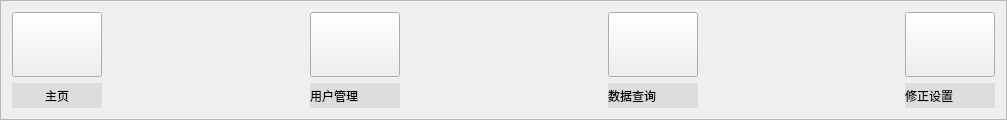
    <widget class="QFrame" name="frame_4">
     <property name="minimumSize">
      <size>
       <width>0</width>
       <height>120</height>
      </size>
     </property>
     <property name="maximumSize">
      <size>
       <width>16777215</width>
       <height>115</height>
      </size>
     </property>
     <property name="frameShape">
      <enum>QFrame::StyledPanel</enum>
     </property>
     <property name="frameShadow">
      <enum>QFrame::Raised</enum>
     </property>
     <layout class="QHBoxLayout" name="horizontalLayout_18">
      <item>
       <layout class="QVBoxLayout" name="verticalLayout_26">
        <item>
         <widget class="QPushButton" name="Btn_mainPage">
          <property name="minimumSize">
           <size>
            <width>90</width>
            <height>65</height>
           </size>
          </property>
          <property name="maximumSize">
           <size>
            <width>70</width>
            <height>70</height>
           </size>
          </property>
          <property name="text">
           <string/>
          </property>
          <property name="icon">
           <iconset resource="images.qrc">
            <normaloff>:/img/images/mainPage.png</normaloff>:/img/images/mainPage.png</iconset>
          </property>
          <property name="iconSize">
           <size>
            <width>50</width>
            <height>50</height>
           </size>
          </property>
         </widget>
        </item>
        <item>
         <widget class="QLabel" name="label_59">
          <property name="maximumSize">
           <size>
            <width>16777215</width>
            <height>16777215</height>
           </size>
          </property>
          <property name="styleSheet">
           <string notr="true">QLabel{
 background-color: rgb(222, 221, 220)
}</string>
          </property>
          <property name="text">
           <string>主页</string>
          </property>
          <property name="alignment">
           <set>Qt::AlignCenter</set>
          </property>
         </widget>
        </item>
       </layout>
      </item>
      <item>
       <spacer name="horizontalSpacer_4">
        <property name="orientation">
         <enum>Qt::Horizontal</enum>
        </property>
        <property name="sizeHint" stdset="0">
         <size>
          <width>202</width>
          <height>20</height>
         </size>
        </property>
       </spacer>
      </item>
      <item>
       <layout class="QVBoxLayout" name="verticalLayout_29">
        <item>
         <widget class="QPushButton" name="Btn_userManage">
          <property name="minimumSize">
           <size>
            <width>90</width>
            <height>65</height>
           </size>
          </property>
          <property name="maximumSize">
           <size>
            <width>70</width>
            <height>70</height>
           </size>
          </property>
          <property name="text">
           <string/>
          </property>
          <property name="icon">
           <iconset resource="images.qrc">
            <normaloff>:/img/images/userManage.png</normaloff>:/img/images/userManage.png</iconset>
          </property>
          <property name="iconSize">
           <size>
            <width>50</width>
            <height>50</height>
           </size>
          </property>
         </widget>
        </item>
        <item>
         <widget class="QLabel" name="label_107">
          <property name="styleSheet">
           <string notr="true">QLabel{
 background-color: rgb(222, 221, 220)
}</string>
          </property>
          <property name="text">
           <string>用户管理</string>
          </property>
         </widget>
        </item>
       </layout>
      </item>
      <item>
       <spacer name="horizontalSpacer_6">
        <property name="orientation">
         <enum>Qt::Horizontal</enum>
        </property>
        <property name="sizeHint" stdset="0">
         <size>
          <width>202</width>
          <height>20</height>
         </size>
        </property>
       </spacer>
      </item>
      <item>
       <layout class="QVBoxLayout" name="verticalLayout_25">
        <item>
         <widget class="QPushButton" name="Btn_dataQuery">
          <property name="minimumSize">
           <size>
            <width>90</width>
            <height>65</height>
           </size>
          </property>
          <property name="maximumSize">
           <size>
            <width>70</width>
            <height>70</height>
           </size>
          </property>
          <property name="toolTip">
           <string extracomment="数据查询"/>
          </property>
          <property name="toolTipDuration">
           <number>-1</number>
          </property>
          <property name="text">
           <string/>
          </property>
          <property name="icon">
           <iconset resource="images.qrc">
            <normaloff>:/img/images/dataQuery.png</normaloff>:/img/images/dataQuery.png</iconset>
          </property>
          <property name="iconSize">
           <size>
            <width>50</width>
            <height>50</height>
           </size>
          </property>
         </widget>
        </item>
        <item>
         <widget class="QLabel" name="label_48">
          <property name="styleSheet">
           <string notr="true">QLabel{
 background-color: rgb(222, 221, 220)
}</string>
          </property>
          <property name="text">
           <string>数据查询</string>
          </property>
         </widget>
        </item>
       </layout>
      </item>
      <item>
       <spacer name="horizontalSpacer_8">
        <property name="orientation">
         <enum>Qt::Horizontal</enum>
        </property>
        <property name="sizeHint" stdset="0">
         <size>
          <width>201</width>
          <height>20</height>
         </size>
        </property>
       </spacer>
      </item>
      <item>
       <layout class="QVBoxLayout" name="verticalLayout_30">
        <item>
         <widget class="QPushButton" name="Btn_correctionSetting">
          <property name="minimumSize">
           <size>
            <width>90</width>
            <height>65</height>
           </size>
          </property>
          <property name="maximumSize">
           <size>
            <width>70</width>
            <height>70</height>
           </size>
          </property>
          <property name="text">
           <string/>
          </property>
          <property name="icon">
           <iconset resource="images.qrc">
            <normaloff>:/img/images/参数修改.png</normaloff>:/img/images/参数修改.png</iconset>
          </property>
          <property name="iconSize">
           <size>
            <width>50</width>
            <height>50</height>
           </size>
          </property>
         </widget>
        </item>
        <item>
         <widget class="QLabel" name="label_108">
          <property name="styleSheet">
           <string notr="true">QLabel{
 background-color: rgb(222, 221, 220)
}</string>
          </property>
          <property name="text">
           <string>修正设置</string>
          </property>
         </widget>
        </item>
       </layout>
      </item>
     </layout>
    </widget>
